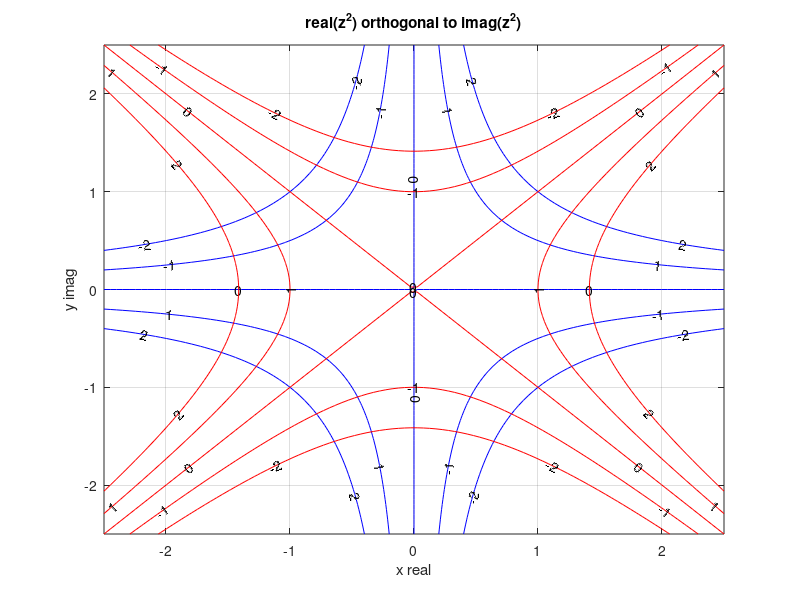
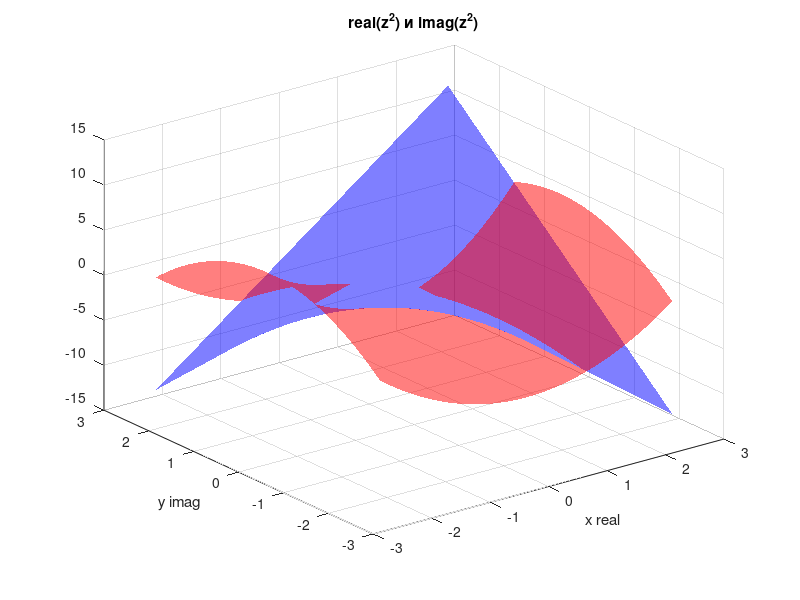

Reproduce these figures in MATLAB, in order.
%{
    contor plots are another useful plotting tool
    they are like a regular map with contour lines
    f(z) = u(x,y) + jv(x,y)
    curves for |f(z)|    no need to worry about view on 3D

    any analytic complex function is orthagonal
    but doesnt have to be if f'(z) = 0
    use that hold on; hold off;

    and put 2 different color maps on same plot (hide axes)
%}

x = linspace(-2.5, 2.5, 100);
y = linspace(-2.5, 2.5, 100);
n = linspace(-2, 2, 5);
[x,y] = meshgrid(x,y);
z = (x + j*y);
w = z.^2;

figure(1);
wi = imag(w);
[c, h] = contour(x, y, wi, n, 'b');
%colormap('jet');  % no need
xlabel('x real');
ylabel('y imag');
clabel(c, h);
hold on;
wr = real(w);
[d, h] = contour(x, y, wr, n, 'r');
%colormap('jet'); % no need 
xlabel('x real');
ylabel('y imag');
title('real(z^2) orthogonal to imag(z^2)');
grid;
clabel(d, h);


figure(2);
surf(x,y,wi, 'FaceColor','b', 'FaceAlpha', .5, 'Edgecolor', 'none');
%colormap('jet');
xlabel('x real');
ylabel('y imag');
title('real(z^2) и imag(z^2)');
hold on;
surf(x, y, wr, 'FaceColor','r', 'FaceAlpha', .5, 'Edgecolor', 'none');
%colormap('gray');


